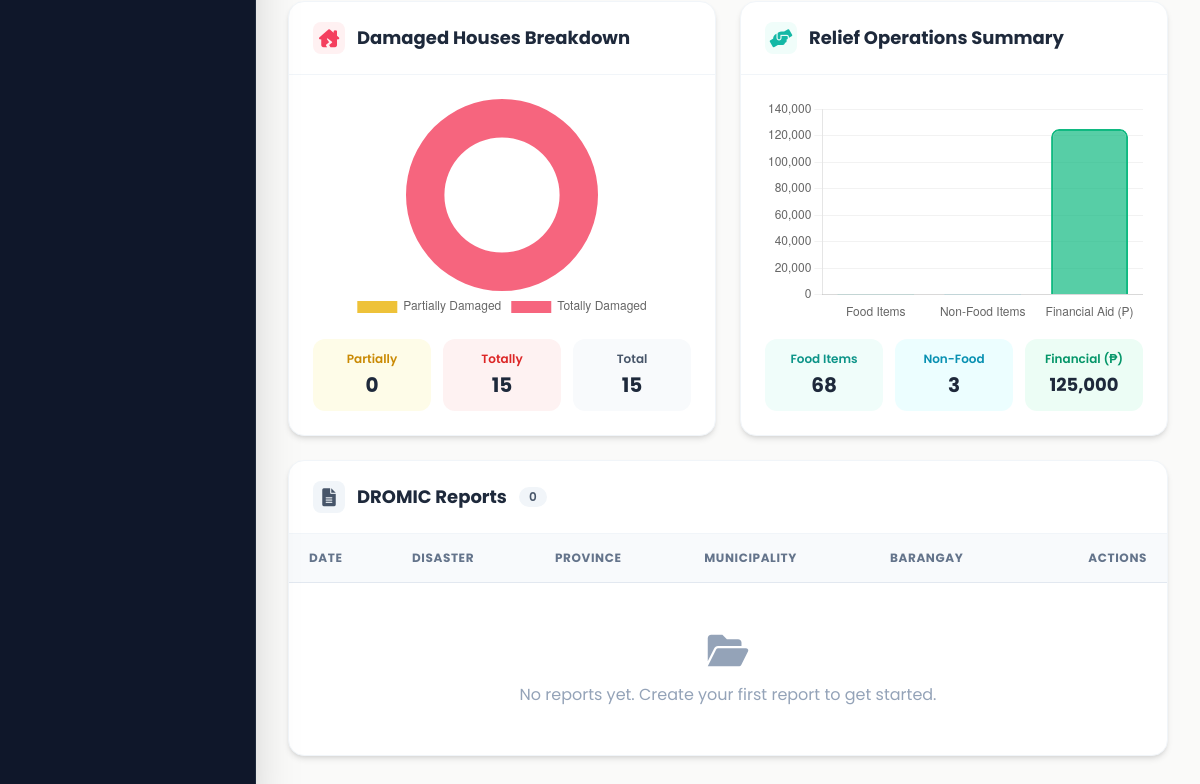
The page /reports/ (lower part) on the database as committed earlier.
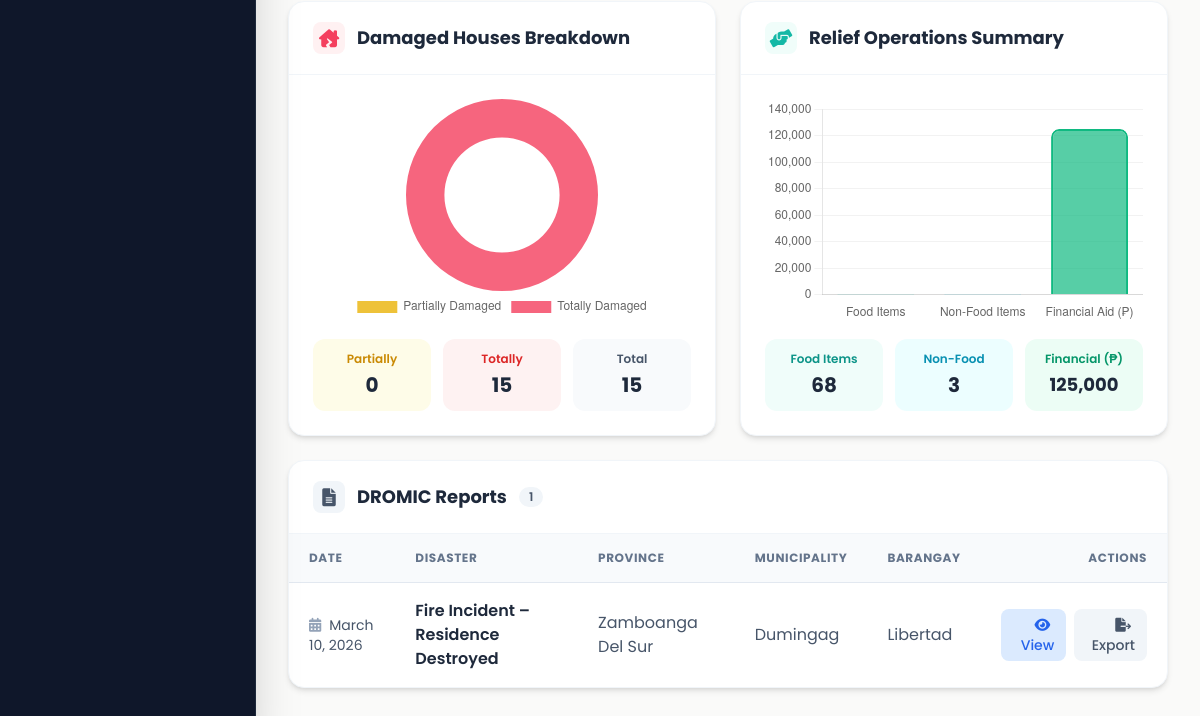
The same page on the database as committed later.
### core/models.py (models this page shows, shortened)
class DROMICReport(models.Model):
    disaster = models.ForeignKey(Disaster, on_delete=models.CASCADE)
    province = models.ForeignKey(Province, on_delete=models.CASCADE)
    municipality = models.ForeignKey(Municipality, on_delete=models.CASCADE)
    barangay = models.ForeignKey(Barangay, on_delete=models.CASCADE)
    date = models.DateField()
    affected_areas = models.ManyToManyField(AffectedArea)
    displaced_populations = models.ManyToManyField(DisplacedPopulation)
    sex_age_distributions = models.ManyToManyField(SexAgeDistribution)
    sectoral_distributions = models.ManyToManyField(SectoralDistribution)
    damaged_houses = models.ManyToManyField(DamagedHouse)
    relief_operations = models.ManyToManyField(ReliefOperation)
    early_recovery = models.ManyToManyField(EarlyRecovery)
    families = models.ManyToManyField(Family)
    created_at = models.DateTimeField(auto_now_add=True)
    updated_at = models.DateTimeField(auto_now=True)

class Disaster(models.Model):
    CATEGORY_CHOICES = [
        ('typhoon', 'Typhoon'),
        ('earthquake', 'Earthquake'),
        ('flood', 'Flood'),
        ('landslide', 'Landslide'),
        ('volcanic_eruption', 'Volcanic Eruption'),
        ('drought', 'Drought'),
        ('tsunami', 'Tsunami'),
        ('wildfire', 'Wildfire'),
        ('fire', 'Fire'),
        ('storm_surge', 'Storm Surge'),
        ('strong_wind', 'Strong Wind'),
        ('heavy_rain', 'Heavy Rain'),
        ('thunderstorm', 'Thunderstorm'),
        ('fallen_trees', 'Fallen Trees'),
        ('landslip', 'Landslip'),
        ('disease_outbreak', 'Disease Outbreak'),
        ('other', 'Other'),
    ]
    name = models.CharField(max_length=255)
    description = models.TextField()
    category = models.CharField(max_length=50, choices=CATEGORY_CHOICES, default='other')
    date_occurred = models.DateField()

class Province(models.Model):
    code = models.CharField(max_length=20, unique=True)
    name = models.CharField(max_length=255)
    longitude = models.FloatField(null=True, blank=True)
    latitude = models.FloatField(null=True, blank=True)

class Municipality(models.Model):
    code = models.CharField(max_length=20, unique=True)
    name = models.CharField(max_length=255)
    province = models.ForeignKey(Province, related_name='municipalities', on_delete=models.CASCADE)
    longitude = models.FloatField(null=True, blank=True)
    latitude = models.FloatField(null=True, blank=True)

class Barangay(models.Model):
    code = models.CharField(max_length=20, unique=True)
    name = models.CharField(max_length=255)
    municipality = models.ForeignKey(Municipality, related_name='barangays', on_delete=models.CASCADE)
    longitude = models.FloatField(null=True, blank=True)
    latitude = models.FloatField(null=True, blank=True)

### core/views.py (the view)
# urls.py: path('reports/', views.report_list, name='report_list'),
def report_list(request):
    data = _get_comprehensive_report_data()
    reports = DROMICReport.objects.all().select_related(
        'disaster', 'province', 'municipality', 'barangay'
    ).order_by('-date')
    provinces = Province.objects.all()
    context = {
        **data,
        'reports': reports,
        'total_reports': reports.count(),
        'provinces': provinces,
    }
    return render(request, 'core/reports.html', context)

### core/templates/core/reports.html (shortened to what the changed rows need)
{% extends 'base.html' %}
{% load humanize %}
{% load static %}
{% block content %}
<div class="container-fluid mt-4"
     x-data="{ showModal: false }"
     @close-modals.window="showModal = false">
    <div class="bg-white rounded-2xl shadow-md border border-slate-100 overflow-hidden mb-6">
        <div class="px-6 py-5 border-b border-slate-100 flex justify-between items-center">
            <h3 class="text-lg font-bold text-slate-800 flex items-center">
                <div class="w-8 h-8 rounded-lg bg-slate-100 flex items-center justify-center mr-3">
                    <i class="fas fa-file-alt text-slate-600"></i>
                </div>
                DROMIC Reports
                <span class="ml-3 bg-slate-100 text-slate-600 px-2.5 py-0.5 rounded-full text-xs font-semibold">{{ total_reports }}</span>
            </h3>
        </div>
        <div class="overflow-x-auto">
            <table class="min-w-full">
                <thead class="bg-slate-50 border-b border-slate-200">
                    <tr>
                        <th class="px-5 py-4 text-left text-xs font-bold text-slate-500 uppercase tracking-wider">Date</th>
                        <th class="px-5 py-4 text-left text-xs font-bold text-slate-500 uppercase tracking-wider">Disaster</th>
                        <th class="px-5 py-4 text-left text-xs font-bold text-slate-500 uppercase tracking-wider">Province</th>
                        <th class="px-5 py-4 text-left text-xs font-bold text-slate-500 uppercase tracking-wider">Municipality</th>
                        <th class="px-5 py-4 text-left text-xs font-bold text-slate-500 uppercase tracking-wider">Barangay</th>
                        <th class="px-5 py-4 text-xs font-bold text-slate-500 uppercase tracking-wider text-right">Actions</th>
                    </tr>
                </thead>
                <tbody class="divide-y divide-slate-100">
                    {% for report in reports %}
                    <tr class="hover:bg-slate-50 transition-colors">
                        <td class="px-5 py-4 text-slate-600 text-sm">
                            <i class="fas fa-calendar-alt text-slate-400 mr-2"></i>{{ report.date }}
                        </td>
                        <td class="px-5 py-4 font-semibold text-slate-800">{{ report.disaster.name }}</td>
                        <td class="px-5 py-4 text-slate-600">{{ report.province.name }}</td>
                        <td class="px-5 py-4 text-slate-600">{{ report.municipality.name }}</td>
                        <td class="px-5 py-4 text-slate-600">{{ report.barangay.name }}</td>
                        <td class="px-5 py-4 text-right">
                            <div class="flex justify-end space-x-2">
                                <a href="{% url 'report_detail' report.id %}" class="px-3 py-1.5 bg-blue-100 text-blue-600 rounded-lg text-sm font-medium hover:bg-blue-200 transition-colors">
                                    <i class="fas fa-eye mr-1"></i> View
                                </a>
                                <a href="{% url 'export_report_pdf' report.id %}" target="_blank" download="DROMIC_Report_{{ report.date|date:'Ymd' }}.pdf" up-follow="false" class="px-3 py-1.5 bg-slate-100 text-slate-600 rounded-lg text-sm font-medium hover:bg-slate-200 transition-colors">
                                    <i class="fas fa-file-export mr-1"></i> Export
                                </a>
                            </div>
                        </td>
                    </tr>
                    {% empty %}
                    <tr><td colspan="6" class="px-5 py-12 text-center text-slate-400">
                        <i class="fas fa-folder-open text-4xl mb-3 block"></i>
                        No reports yet. Create your first report to get started.
                    </td></tr>
                    {% endfor %}
                </tbody>
            </table>
        </div>
    </div>
</div>
{% endblock %}

Rows that differ between the two databases and show on the page:
added DROMICReport: date "March 10, 2026", disaster.name "Fire Incident – Residence Destroyed", province.name "Zamboanga Del Sur", municipality.name "Dumingag", barangay.name "Libertad"
Other text that changed with them:
{{ total_reports }}: "0" → "1"
text no longer shown: "No reports yet. Create your first report to get started."
